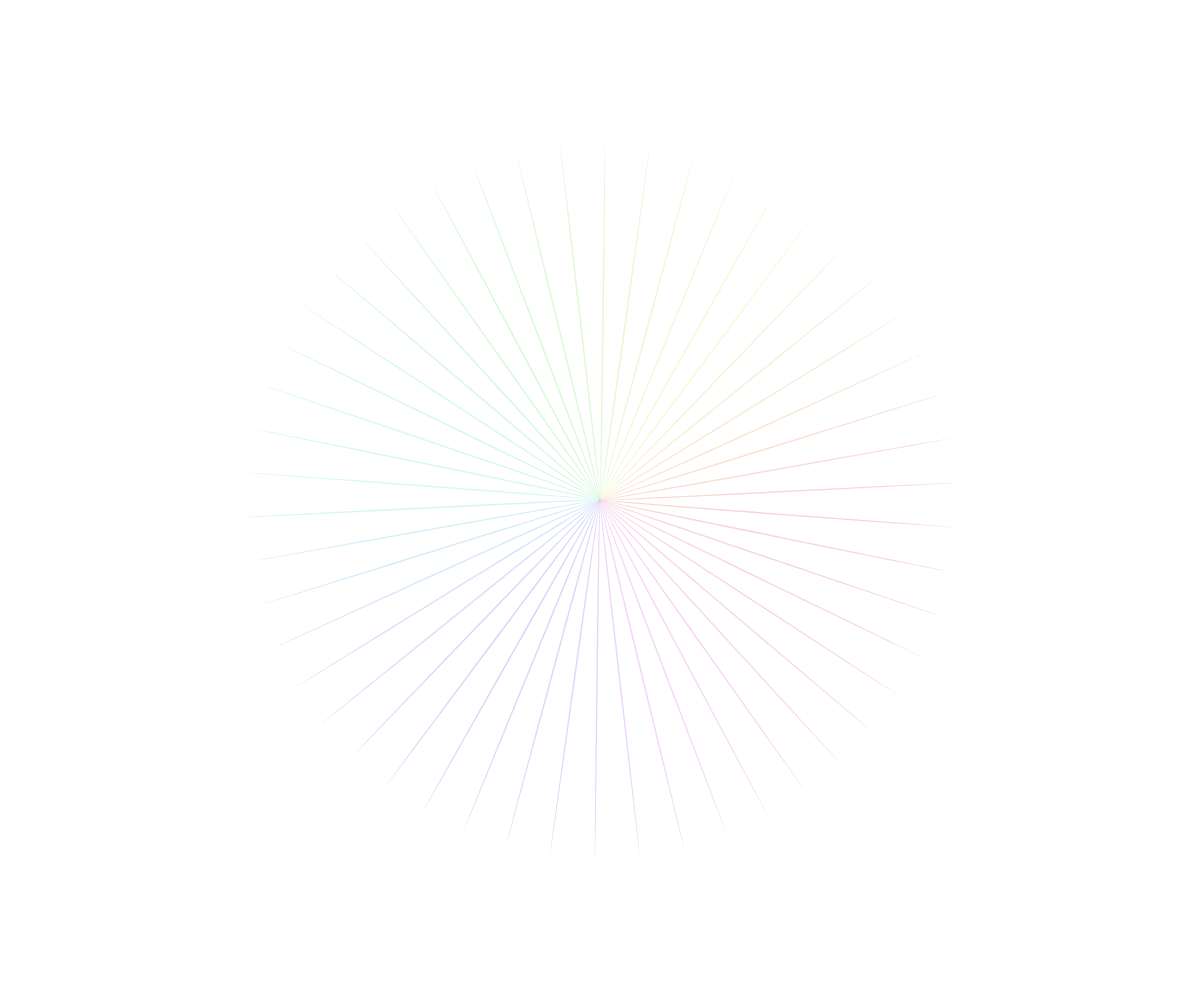
Frame 1 (no input)
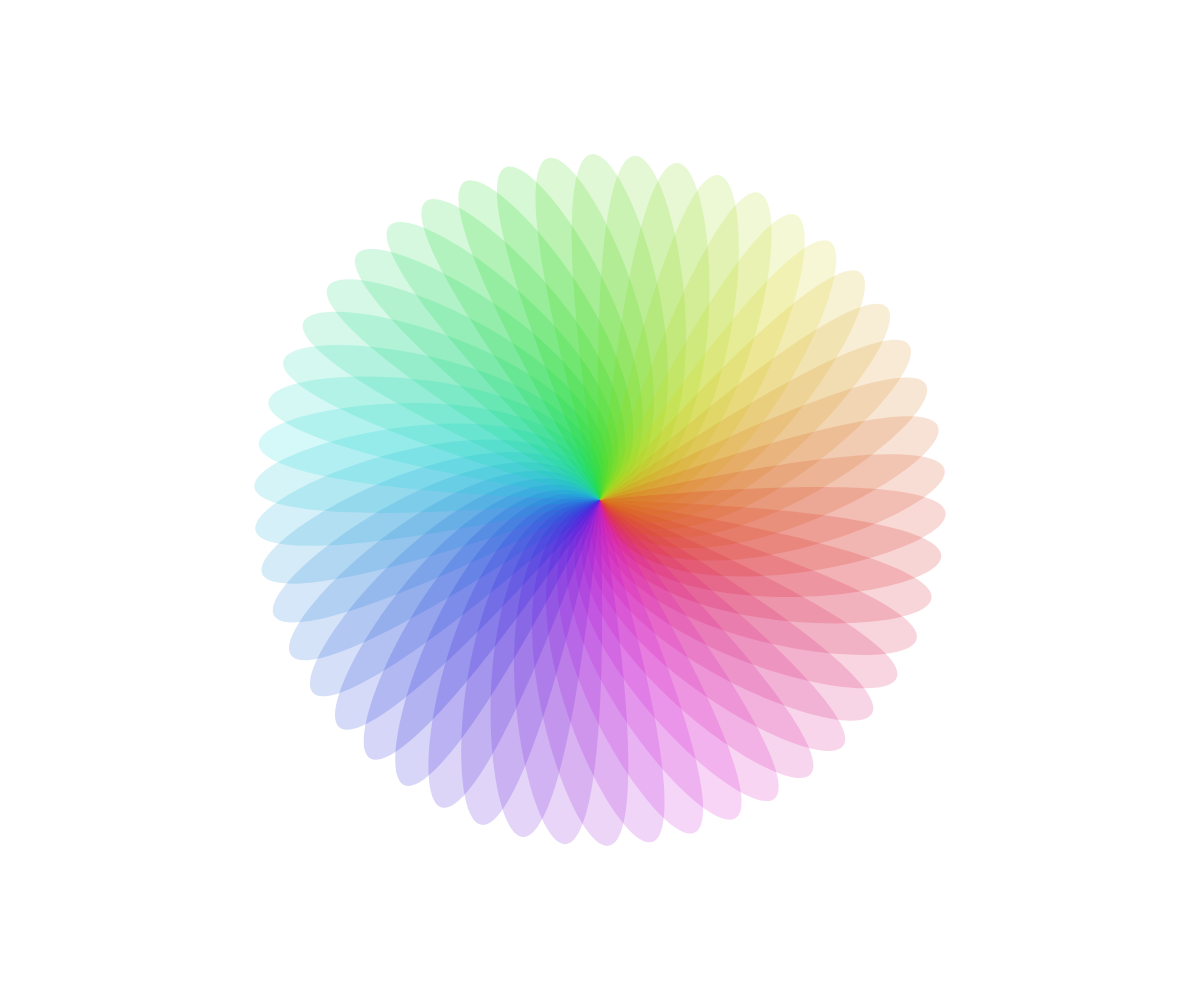
Frame 60 (no input)
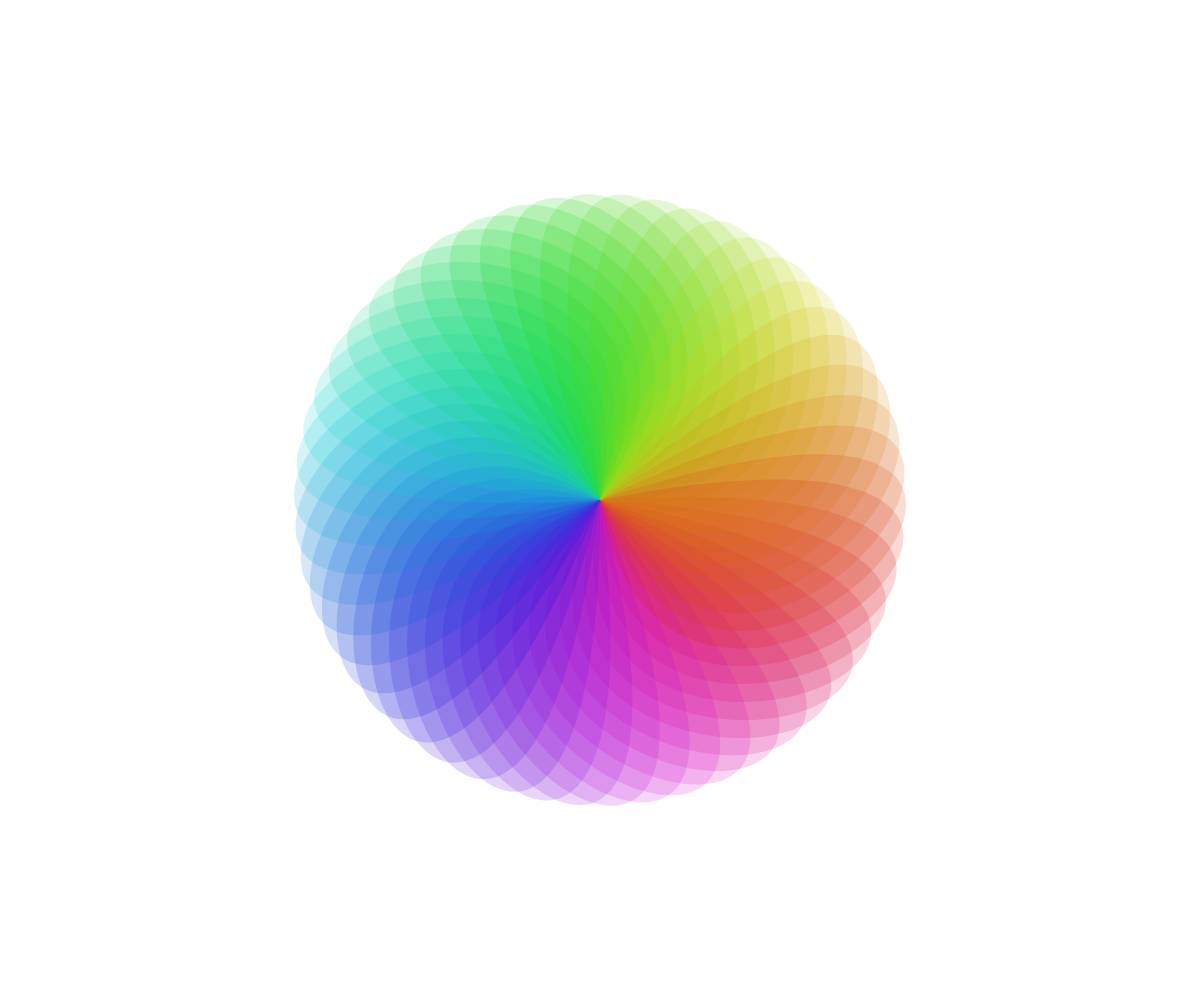
Frame 120 (the mouse pressed at the canvas centre since frame 60)

The p5.js sketch that drew these frames (run headless with seeded random() and noise() and a simulated clock; from frame 60 on, the mouse is pressed at the canvas centre):

// p5.js sketch
// ── sketch.js
let t;

function setup() { 
  createCanvas(windowWidth, windowHeight);
  background(360);
} 

function draw() { 
  t = frameCount;
  colorMode(HSL, 360);
  translate(width/2, height/2);
   
  noStroke();
  strokeWeight(1);
  background(360);
  
  
  a = 100;
  b = 150;
  c = 300;
  d = 360;
  
  //   make a set for  'grain' number of rings
  let grain = 50;
  for (x = 0; x<grain; x++){
    hue   = map(x, 0, grain, 360,0);
    fill(hue, 360, 150, 60);
    // ellipse( a, b, c, d);
    //replace ellipse with equation of x,y
    bezier( 0, 0, 60*sin(t/500), 700 *sin(t/200), 800*cos(t/200), 60 *cos(t/50), 0, 0);
    rotate(2*PI/grain);
  }
}
